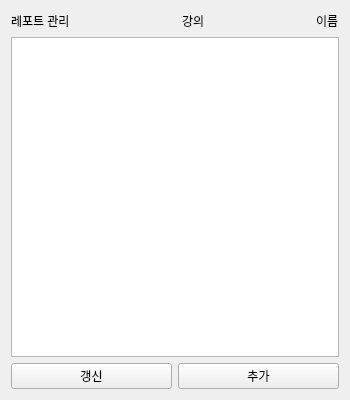
<?xml version="1.0" encoding="UTF-8"?>
<ui version="4.0">
 <class>Report_manager</class>
 <widget class="QWidget" name="Report_manager">
  <property name="geometry">
   <rect>
    <x>0</x>
    <y>0</y>
    <width>350</width>
    <height>400</height>
   </rect>
  </property>
  <property name="windowTitle">
   <string>Form</string>
  </property>
  <layout class="QVBoxLayout" name="verticalLayout">
   <item>
    <layout class="QHBoxLayout" name="horizontalLayout_3">
     <item>
      <widget class="QLabel" name="report_manager">
       <property name="text">
        <string>레포트 관리</string>
       </property>
      </widget>
     </item>
     <item>
      <spacer name="horizontalSpacer_2">
       <property name="orientation">
        <enum>Qt::Horizontal</enum>
       </property>
       <property name="sizeHint" stdset="0">
        <size>
         <width>40</width>
         <height>20</height>
        </size>
       </property>
      </spacer>
     </item>
     <item>
      <widget class="QLabel" name="class_name">
       <property name="text">
        <string>강의</string>
       </property>
      </widget>
     </item>
     <item>
      <spacer name="horizontalSpacer">
       <property name="orientation">
        <enum>Qt::Horizontal</enum>
       </property>
       <property name="sizeHint" stdset="0">
        <size>
         <width>40</width>
         <height>20</height>
        </size>
       </property>
      </spacer>
     </item>
     <item>
      <widget class="QLabel" name="user_name">
       <property name="text">
        <string>이름</string>
       </property>
      </widget>
     </item>
    </layout>
   </item>
   <item>
    <layout class="QHBoxLayout" name="horizontalLayout_4">
     <item>
      <widget class="QListWidget" name="report_list">
       <property name="font">
        <font>
         <weight>75</weight>
         <italic>true</italic>
         <bold>true</bold>
        </font>
       </property>
      </widget>
     </item>
    </layout>
   </item>
   <item>
    <layout class="QHBoxLayout" name="horizontalLayout">
     <item>
      <widget class="QPushButton" name="renewal">
       <property name="text">
        <string>갱신</string>
       </property>
      </widget>
     </item>
     <item>
      <widget class="QPushButton" name="report_create">
       <property name="text">
        <string>추가</string>
       </property>
      </widget>
     </item>
    </layout>
   </item>
  </layout>
 </widget>
 <resources/>
 <connections/>
</ui>
